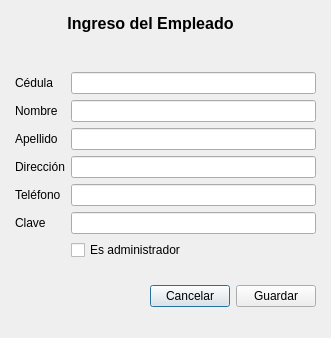
<?xml version="1.0" encoding="UTF-8"?>
<ui version="4.0">
 <class>AgregarEmpleadoWindow</class>
 <widget class="QDialog" name="AgregarEmpleadoWindow">
  <property name="geometry">
   <rect>
    <x>0</x>
    <y>0</y>
    <width>331</width>
    <height>338</height>
   </rect>
  </property>
  <property name="windowTitle">
   <string>Dialog</string>
  </property>
  <widget class="QLabel" name="label_8">
   <property name="geometry">
    <rect>
     <x>35</x>
     <y>13</y>
     <width>231</width>
     <height>21</height>
    </rect>
   </property>
   <property name="text">
    <string>&lt;html&gt;&lt;head/&gt;&lt;body&gt;&lt;p align=&quot;center&quot;&gt;&lt;span style=&quot; font-size:12pt; font-weight:600;&quot;&gt;Ingreso del Empleado&lt;/span&gt;&lt;/p&gt;&lt;/body&gt;&lt;/html&gt;</string>
   </property>
  </widget>
  <widget class="QWidget" name="layoutWidget">
   <property name="geometry">
    <rect>
     <x>15</x>
     <y>53</y>
     <width>301</width>
     <height>273</height>
    </rect>
   </property>
   <layout class="QVBoxLayout" name="verticalLayout">
    <item>
     <layout class="QGridLayout" name="gridLayout">
      <item row="0" column="0">
       <widget class="QLabel" name="label_9">
        <property name="text">
         <string>Cédula</string>
        </property>
       </widget>
      </item>
      <item row="0" column="1">
       <widget class="QLineEdit" name="txtCedula"/>
      </item>
      <item row="1" column="0">
       <widget class="QLabel" name="label">
        <property name="text">
         <string>Nombre</string>
        </property>
       </widget>
      </item>
      <item row="1" column="1">
       <widget class="QLineEdit" name="txtNombre"/>
      </item>
      <item row="2" column="0">
       <widget class="QLabel" name="label_3">
        <property name="text">
         <string>Apellido</string>
        </property>
       </widget>
      </item>
      <item row="2" column="1">
       <widget class="QLineEdit" name="txtApellido"/>
      </item>
      <item row="3" column="0">
       <widget class="QLabel" name="label_2">
        <property name="text">
         <string>Dirección</string>
        </property>
       </widget>
      </item>
      <item row="3" column="1">
       <widget class="QLineEdit" name="txtDireccion"/>
      </item>
      <item row="4" column="0">
       <widget class="QLabel" name="label_6">
        <property name="text">
         <string>Teléfono</string>
        </property>
       </widget>
      </item>
      <item row="4" column="1">
       <widget class="QLineEdit" name="txtTelefono"/>
      </item>
      <item row="5" column="0">
       <widget class="QLabel" name="label_10">
        <property name="text">
         <string>Clave</string>
        </property>
       </widget>
      </item>
      <item row="5" column="1">
       <widget class="QLineEdit" name="txtClave">
        <property name="echoMode">
         <enum>QLineEdit::Password</enum>
        </property>
       </widget>
      </item>
      <item row="6" column="1">
       <widget class="QCheckBox" name="isAdministrador">
        <property name="text">
         <string>Es administrador</string>
        </property>
       </widget>
      </item>
     </layout>
    </item>
    <item>
     <layout class="QHBoxLayout" name="horizontalLayout_2">
      <item>
       <spacer name="horizontalSpacer">
        <property name="orientation">
         <enum>Qt::Horizontal</enum>
        </property>
        <property name="sizeHint" stdset="0">
         <size>
          <width>40</width>
          <height>20</height>
         </size>
        </property>
       </spacer>
      </item>
      <item>
       <widget class="QPushButton" name="btnCancelar">
        <property name="text">
         <string>Cancelar</string>
        </property>
       </widget>
      </item>
      <item>
       <widget class="QPushButton" name="btnGuardar">
        <property name="text">
         <string>Guardar</string>
        </property>
       </widget>
      </item>
     </layout>
    </item>
   </layout>
  </widget>
 </widget>
 <resources/>
 <connections/>
</ui>
